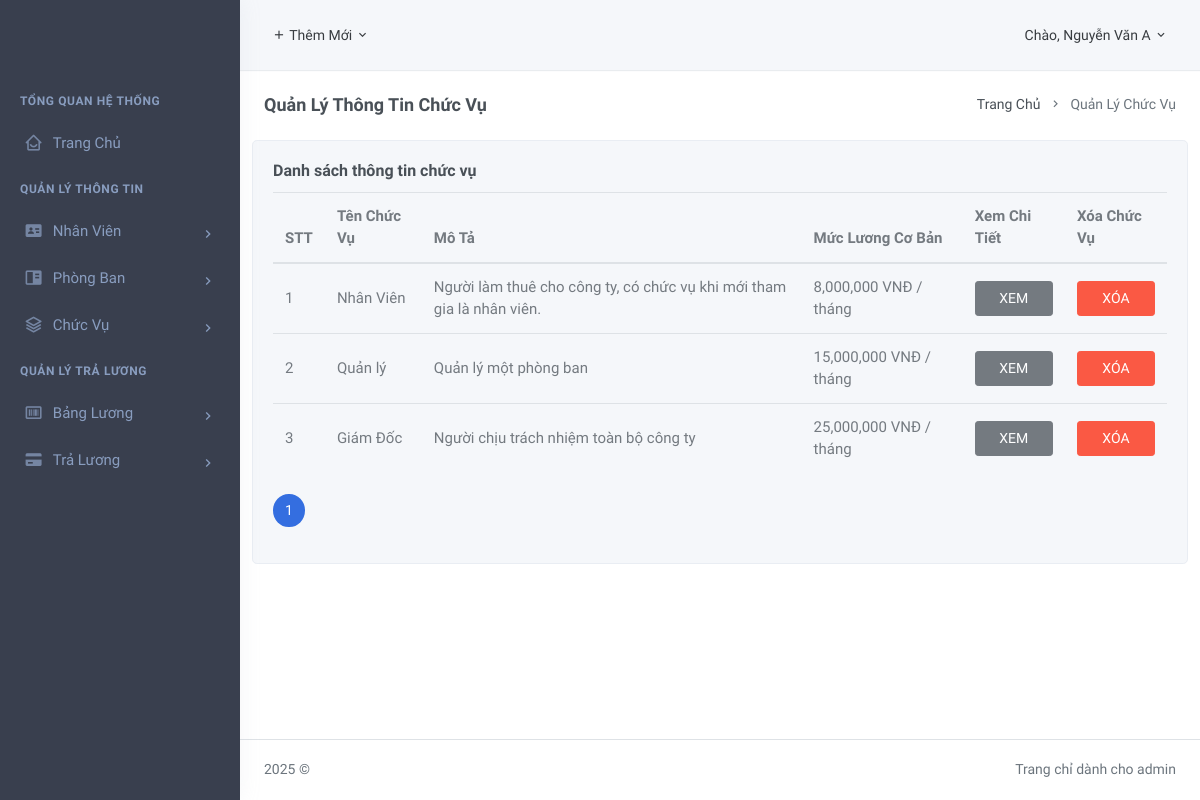
Screenshot of /src/ChucVu/ChucVu.php (signed in) with the database file from the repository.
### tables this page shows
CREATE TABLE `chucvu` (
  `MaCV` int(11) NOT NULL,
  `TenCV` varchar(50) NOT NULL,
  `MoTa` text DEFAULT NULL,
  `LuongCoBan` int(11) DEFAULT NULL
);

### src/ChucVu/ChucVu.php (the view, shortened to what this page needs)
<?php
$servername = "127.0.0.1";
$username = "root";
$password = "";
$dbname = "hrm_nhanvien";
$conn = new mysqli($servername, $username, $password, $dbname);
$records_per_page = 10;
$page = isset($_GET['page']) && is_numeric($_GET['page']) ? (int)$_GET['page'] : 1;
$offset = ($page - 1) * $records_per_page;
$sql_count = "SELECT COUNT(*) as total FROM chucvu";
$result_count = $conn->query($sql_count);
$total_records = $result_count->fetch_assoc()['total'];
$totalPages = ceil($total_records / $records_per_page);
$sql = "SELECT MaCV, TenCV, MoTa, LuongCoBan
        FROM chucvu
        LIMIT ? OFFSET ?";
$stmt = $conn->prepare($sql);
$stmt->bind_param("ii", $records_per_page, $offset);
$stmt->execute();
$result = $stmt->get_result();
$list = $result->fetch_all(MYSQLI_ASSOC);
require(__DIR__ . '/../layouts/header.php');
?>
<div class="page-content">
    <div class="container-fluid">
        <div class="row">
            <div class="col-12">
                <div class="page-title-box d-flex align-items-center justify-content-between">
                    <h4 class="mb-0 font-size-18">Quản Lý Thông Tin Chức Vụ</h4>
                    <div class="page-title-right">
                        <ol class="breadcrumb m-0">
                            <li class="breadcrumb-item"><a href="/QLNhanVien_thuan/src/TrangChu.php">Trang Chủ</a></li>
                            <li class="breadcrumb-item active">Quản Lý Chức Vụ</li>
                        </ol>
                    </div>
                </div>
            </div>
        </div>
    </div>
    <div class="row">
        <div class="col-12">
            <div class="card">
                <div class="card-body">
                    <h4 class="card-title">Danh sách thông tin chức vụ</h4>
                    <div id="basic-datatable_wrapper" class="dataTables_wrapper dt-bootstrap4 no-footer">
                        <div class="row">
                            <div class="col-sm-12">
                                <div class="table-responsive">
                                    <table class="table mb-0">
                                        <thead>
                                            <tr>
                                                <th>STT</th>
                                                <th>Tên Chức Vụ</th>
                                                <th>Mô Tả</th>
                                                <th>Mức Lương Cơ Bản</th>
                                                <?php if ($_SESSION['chucvu'] == 3): ?>
                                                    <th>Xem Chi Tiết</th>
                                                    <th>Xóa Chức Vụ</th>
                                                <?php endif; ?>
                                            </tr>
                                        </thead>
                                        <tbody>
                                            <?php foreach ($list as $key => $value): ?>
                                                <tr role="row" class="odd">
                                                    <td><?php echo $key + 1 + $offset; ?></td>
                                                    <td><?php echo htmlspecialchars($value['TenCV']); ?></td>
                                                    <td><?php echo htmlspecialchars($value['MoTa']); ?></td>
                                                    <td><?php echo number_format($value['LuongCoBan']); ?> VNĐ / tháng</td>
                                                    <?php if ($_SESSION['chucvu'] == 3): ?>
                                                        <td>
                                                            <a class="btn btn-secondary" style="width: 100%;" href="/QLNhanVien_thuan/src/ChucVu/SuaChucVu.php?id=<?php echo $value['MaCV']; ?>">XEM</a>
                                                        </td>
                                                        <?php if (in_array($value['MaCV'], [1, 3, 4])): ?>
                                                            <td>
                                                                <a class="btn btn-danger" style="width: 100%; cursor: not-allowed;" href="#" disabled>XÓA</a>
                                                            </td>
                                                        <?php else: ?>
                                                            <td>
                                                                <a class="btn btn-danger" style="width: 100%;" href="/QLNhanVien_thuan/src/ChucVu/XoaChucVu.php?id=<?php echo $value['MaCV']; ?>" onclick="return confirm('Bạn có chắc chắn muốn xóa chức vụ này?');">XÓA</a>
                                                            </td>
                                                        <?php endif; ?>
                                                    <?php endif; ?>
                                                </tr>
                                            <?php endforeach; ?>
                                        </tbody>
                                    </table>
                                </div>
                            </div>
                        </div>
                        <br>
                        <div class="row">
                            <div class="col-sm-12">
                                <div class="dataTables_paginate paging_simple_numbers" id="basic-datatable_paginate">
                                    <ul class="pagination pagination-rounded">
                                        <?php for ($i = 1; $i <= $totalPages; $i++): ?>
                                            <li style="margin-right: 5px;" class="paginate_button page-item <?php echo $i === $page ? 'active' : ''; ?>">
                                                <a href="/QLNhanVien_thuan/index.php?path=chuc-vu&page=<?php echo $i; ?>" class="page-link"><?php echo $i; ?></a>
                                            </li>
                                        <?php endfor; ?>
                                    </ul>
                                </div>
                            </div>
                        </div>
                    </div>
                </div>
            </div>
        </div>
    </div>
</div>
<?php
require(__DIR__ . '/../layouts/footer.php');
?>

### src/ChucVu/ChucVu.php (style rules this page uses)
.table th, .table td { padding: 0.75rem; vertical-align: middle; border-top: 1px solid #dee2e6; font-size: 15px; }

### rows the page displays
chucvu: offset "1", TenCV "Nhân Viên", MoTa "Người làm thuê cho công ty, có chức vụ khi mới tham gia là nhân viên.", LuongCoBan "8,000,000", shows "XÓA"
chucvu: offset "2", TenCV "Quản lý", MoTa "Quản lý một phòng ban", LuongCoBan "15,000,000", shows "XÓA"
chucvu: offset "3", TenCV "Giám Đốc", MoTa "Người chịu trách nhiệm toàn bộ công ty", LuongCoBan "25,000,000", shows "XÓA"

### other values shown
$_SESSION['hoten'] "Nguyễn Văn A"
